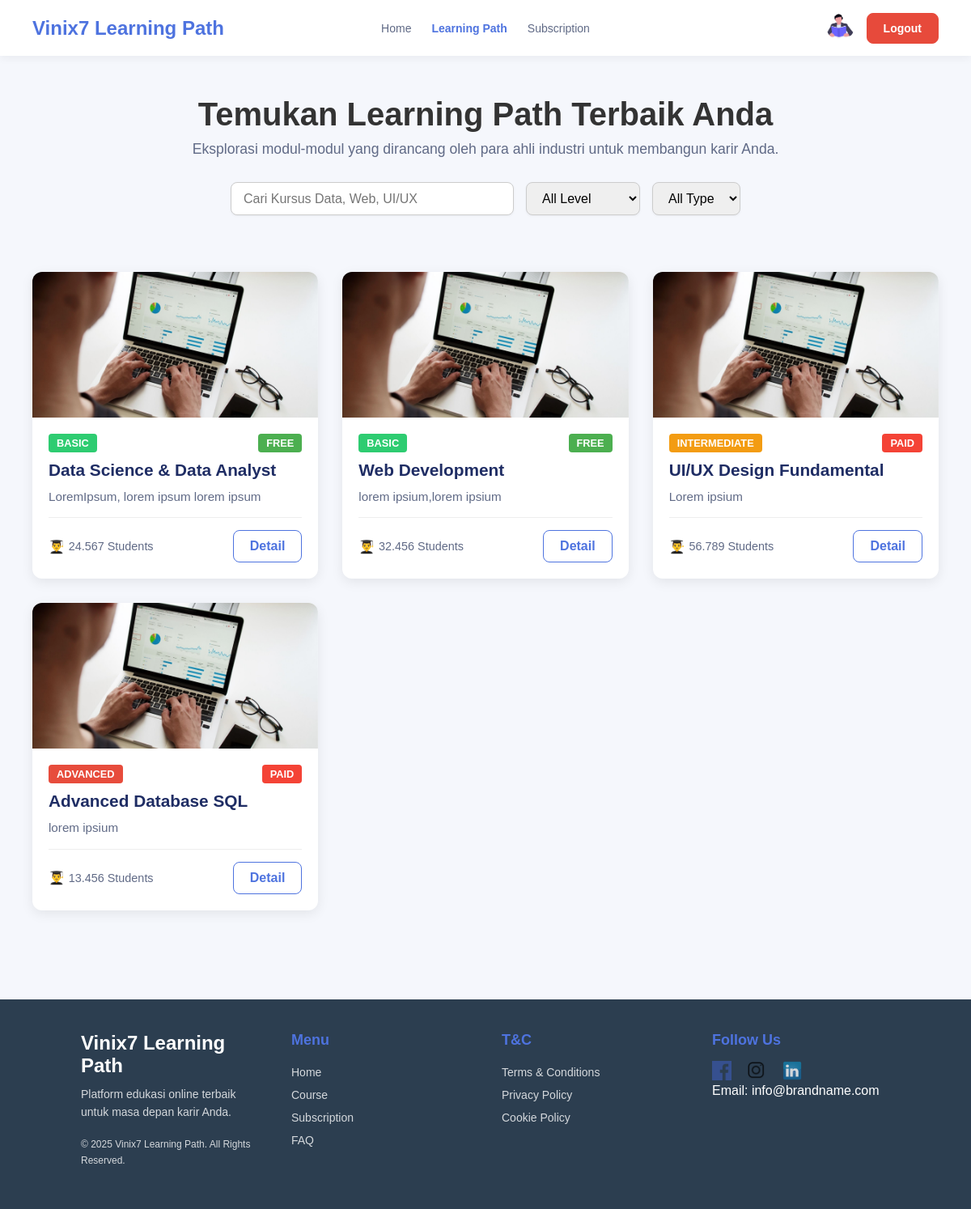
The app's page /learning_path.php with its own data.
### tables this page shows
CREATE TABLE `modules` (
  `id_module` int(11) NOT NULL,
  `title` varchar(100) NOT NULL,
  `description` text NOT NULL,
  `level` varchar(100) NOT NULL,
  `total_students` int(11) NOT NULL,
  `created_at` timestamp NOT NULL DEFAULT current_timestamp(),
  `topic` varchar(100) NOT NULL,
  `type` varchar(100) NOT NULL
);

### learning_path.php (the view, shortened to what this page needs)
<?php
include 'config.php';
$modules = [];
function format_students($number) {
    return number_format($number, 0, ',', '.');
}
if (isset($conn) && $conn) {
    $query = "SELECT title, description, level, total_students , type FROM modules";
    $result = mysqli_query($conn, $query);
    if ($result) {
        while ($row = mysqli_fetch_assoc($result)) {
            $modules[] = $row;
        }
    } else {
        echo "<div style='color: red; text-align: center; padding: 20px;'>Query Database Gagal: " . mysqli_error($conn) . "</div>";
    }
} else {
}
?>
<!DOCTYPE html>
<html lang="id">
<head>
    <link rel="stylesheet" href="learning_path.css">
</head>
<body>
<div class="navbar">
    <div class="brand">Vinix7 Learning Path</div>
    <div class="main-nav">
        <a href="dashboard.php">Home</a>
        <a href="learning_path.php" class="active">Learning Path</a>
        <a href="subscription.php">Subscription</a>
    </div>
    <div class="user-actions">
        <a href="profile.php" class="user-profile">
            <img src="assets/images/study.png" alt="Profile" class="profile-img">
        </a>
        <a href="logout.php" class="btn btn-danger">Logout</a>
    </div>
</div>
    <main class="container">
        <section class="hero-section">
            <h1>Temukan Learning Path Terbaik Anda</h1>
            <p class="subtitle">Eksplorasi modul-modul yang dirancang oleh para ahli industri untuk membangun karir Anda.</p>
            <div class="search-filter-area">
                <input type="text" placeholder="Cari Kursus Data, Web, UI/UX" class="search-input">
                <select class="level-select">
                    <option value="">All Level</option>
                </select>
                <select class="type-select">
                    <option value="">All Type</option>
                </select>
            </div>
        </section>
        <section class="modules-list-section">
            <div class="module-grid">
                <?php
                foreach ($modules as $module):
                ?>
                    <div class="module-card">
                        <img src="assets/images/unnamed.jpg" alt="Thumbnail <?= htmlspecialchars($module['title']) ?>" class="module-thumbnail">
                        <div class="card-body">
                            <span class="level-tag level-<?= strtolower($module['level']) ?>">
                                <?= htmlspecialchars($module['level']) ?>
                            </span>
                            <span class="type-tag type-<?= strtolower($module['type']) ?>">
                                <?= htmlspecialchars($module['type']) ?>
                            </span>
                            <h3 class="module-title"><?= htmlspecialchars($module['title']) ?></h3>
                            <p class="module-description"><?= htmlspecialchars($module['description']) ?></p>
                            <div class="card-footer">
                                <p class="students-count">
                                    <span class="icon-student">👨‍🎓</span>
                                    <?= format_students($module['total_students']) ?> Students
                                </p>
                                <a href="module_detail.php" class="detail-button">Detail</a>
                            </div>
                        </div>
                    </div>
                <?php endforeach; ?>
            </div>
        </section>
    </main>
</div> <footer>
    <div class="footer-grid">
        <div class="footer-col brand-info">
            <div class="brand-footer">Vinix7 Learning Path</div>
            <p>Platform edukasi online terbaik untuk masa depan karir Anda.</p>
            <p class="copyright">&copy; 2025 Vinix7 Learning Path. All Rights Reserved.</p>
        </div>
        <div class="footer-col links">
            <h4>Menu</h4>
            <ul>
                <li><a href="dashboard.php">Home</a></li>
                <li><a href="learning_path.php">Course</a></li>
                <li><a href="subscription.php">Subscription</a></li>
                <li><a href="#faq-section">FAQ</a></li>
            </ul>
        </div>
        <div class="footer-col links">
            <h4>T&C</h4>
            <ul>
                <li><a href="#">Terms & Conditions</a></li>
                <li><a href="#">Privacy Policy</a></li>
                <li><a href="#">Cookie Policy</a></li>
            </ul>
        </div>
        <div class="footer-col social">
            <h4>Follow Us</h4>
            <div class="social-icons">
                <a href="#"><img src="assets/images/fb.png" alt="Facebook"></a>
                <a href="#"><img src="assets/images/ig.png" alt="Instagram"></a>
                <a href="#"><img src="assets/images/in.png" alt="LinkedIn"></a>
            </div>
            <p>Email: info@brandname.com</p>
        </div>
    </div>
</footer>
</body>
</html>

### records on screen
modules: level "BASIC", type "FREE", title "Data Science & Data Analyst", description "LoremIpsum, lorem ipsum lorem ipsum", total_students "24.567"
modules: level "BASIC", type "FREE", title "Web Development", description "lorem ipsium,lorem ipsium", total_students "32.456"
modules: level "INTERMEDIATE", type "PAID", title "UI/UX Design Fundamental", description "Lorem ipsium", total_students "56.789"
modules: level "ADVANCED", type "PAID", title "Advanced Database SQL", description "lorem ipsium", total_students "13.456"
